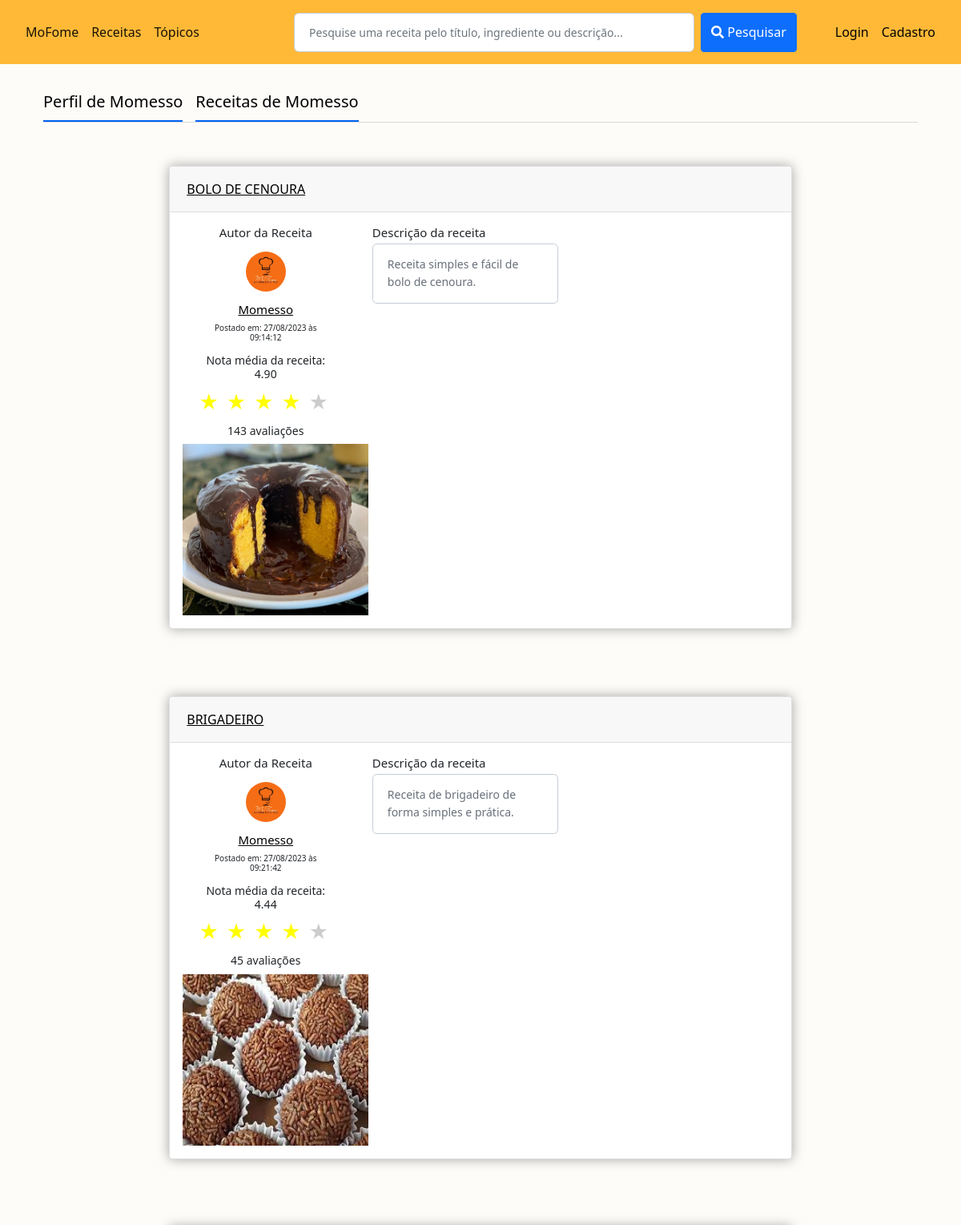
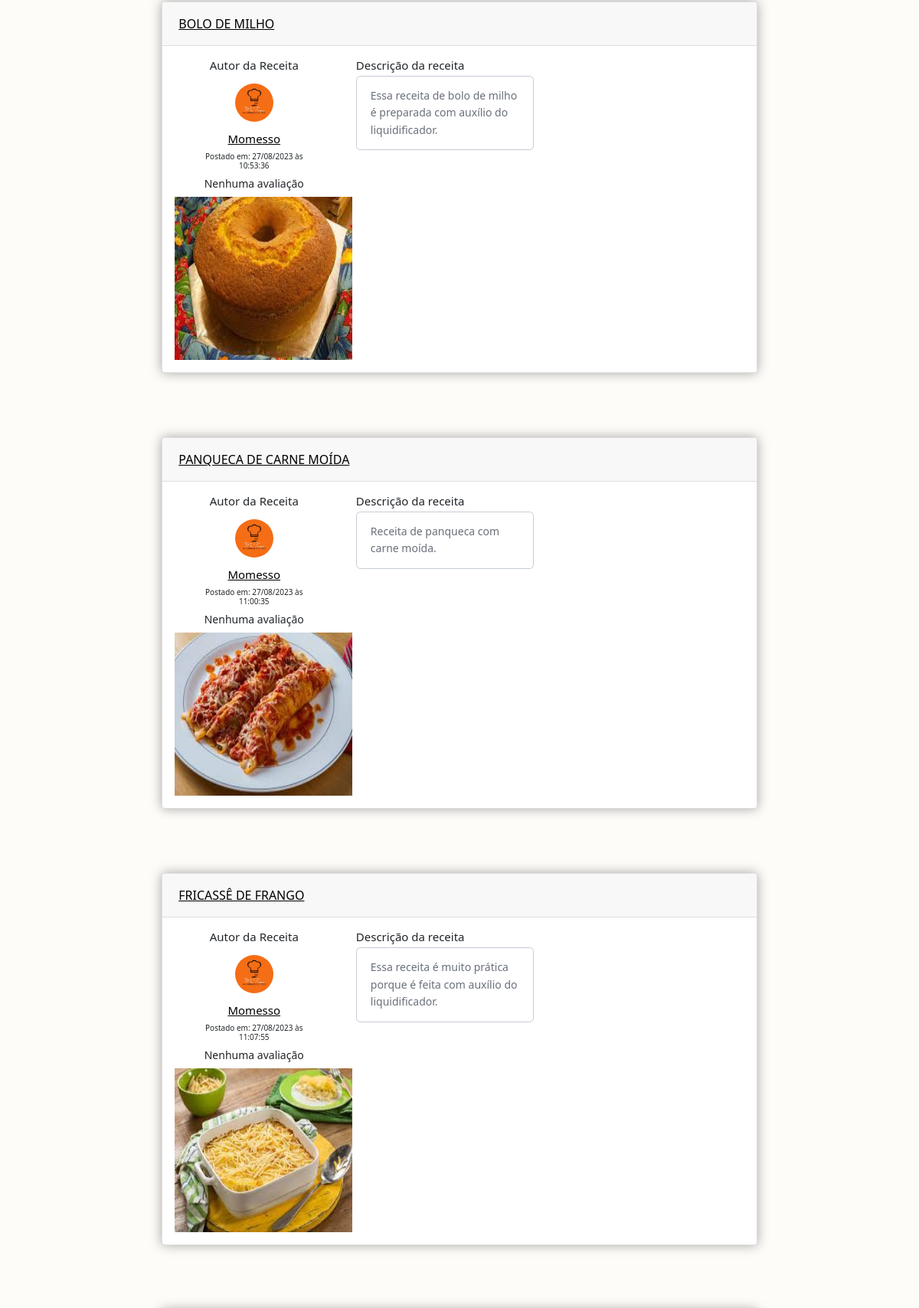
/perfil/Momesso/receitas (upper part), run on the app's committed database (2 pictures, top to bottom).
### usuarios/models.py (models this page shows, shortened)
class Profile(models.Model):
    user = models.OneToOneField(User, on_delete=models.CASCADE)
    image = models.ImageField(default='default.jpg', upload_to='profile_pics')
    modo_privacidade = models.IntegerField(default=0)
    receitas_avaliadas = models.ManyToManyField(modelsMoFome.Receita, related_name='avaliadores', blank=True)
    receitas_favoritas = models.ManyToManyField(modelsMoFome.Receita, related_name='favoritas', blank=True)

### MoFome/models.py (models this page shows, shortened)
class Receita(models.Model):
    title = models.CharField(max_length=80)
    ingredientes = models.TextField()
    descricao = models.TextField()
    modo_de_preparo = models.TextField()
    imagem = models.ImageField(default='MoFome.jpg', upload_to='receita_pics')
    data_do_post = models.DateTimeField(default=timezone.now)
    autor = models.ForeignKey(User, on_delete=models.CASCADE)
    avaliacao = models.IntegerField()
    quantidade_de_avaliacoes = models.IntegerField()
    horas = models.IntegerField()
    minutos = models.IntegerField()
    custo = models.IntegerField()
    dificuldade = models.IntegerField()
    pessoas = models.IntegerField()
    media = models.DecimalField(max_digits=4,
        decimal_places=2,
        null=True,
        blank=True,
    )
    def data_post_brasil(self):
        fuso_horario_brasil = pytz.timezone('America/Sao_Paulo')
        data_brasil= self.data_do_post.astimezone(fuso_horario_brasil)
        return data_brasil.strftime('%d/%m/%Y às %H:%M:%S')

### usuarios/views.py (the view)
# urls.py: path('perfil/<str:username>/receitas', usuarios_views.receitasDeOutroUsuario, name='receitas_outro_usuario'),
def receitasDeOutroUsuario(request, username):
    user = get_object_or_404(User, username=username)
    profile = get_object_or_404(Profile, user=user)
    receitas = MoFomeModels.Receita.objects.filter(autor=user)
    usuario = request.user
    if usuario == profile.user:
        return render(request, 'MoFome/perfil.html')
    elif profile.modo_privacidade == 1:
        return render(request, 'MoFome/perfil_bloqueado.html')
    else:
        return render(request, 'MoFome/receitas_outro_usuario.html', {'receitas': receitas, 'perfil_outro_usuario': profile})

### MoFome/templates/MoFome/receitas_outro_usuario.html (shortened to what this page needs)
{% extends 'MoFome/base.html' %}
{% block conteudo %}
    <div class="container-xl px-4 mt-4">
      <nav class="nav nav-borders  ">
        <a class="nav-link active ms-0"  style="color: black; font-size: 20px;" href="{% url 'perfil-outro' perfil_outro_usuario.user.username %}">Perfil de {{perfil_outro_usuario.user.username}}</a>
			<a class="nav-link active ms-0"	 style="color: black; font-size: 20px;" href="{% url 'receitas_outro_usuario' 	perfil_outro_usuario.user.username %}" >Receitas de {{perfil_outro_usuario.user.username}}</a>
	  </nav>
      <hr class="mt-0 mb-4">
      </div>
      <div class="row justify-content-center">
        {% for receita in receitas %}
    <div class="row justify-content-center receita-card">
      <div class="col-md-8">
        <div class="card mb-4">
          <div class="card-header" style="text-transform: uppercase;">
            <a href="{% url 'receitas-detail' pk=receita.id %}" style="color: black;">{{ receita.title }}</a>
          </div>
          <div class="card-body">
            <div class="row align-items-center">
              <div class="col-md-3   text-center align-self-start" style="margin-left: 20px;">
                <h2 style="font-size: 15px; margin-bottom: 15px;">Autor da Receita</h2>
                <img class="rounded-circle img-account-profile" src="{{ receita.autor.profile.image.url }}" alt="">
                <div style="margin-top: 10px;">
                  <a style="font-size: 15px; color: black;" href="{% url 'perfil-outro' username=receita.autor %}">{{ receita.autor }}</a>
              </div>
                <h2 style="font-size: 10px; margin-top: 5px;">Postado em: {{ receita.data_post_brasil }}</h2>
                    {% if receita.quantidade_de_avaliacoes != 0 %}
                  <h2 style="font-size: 14px; margin-top: 15px;">Nota média da receita: {{receita.media}}</h2>
                  <span class="star {% if receita.media >= 1 %}selected{% endif %}">&#9733;</span>
                  <span class="star {% if receita.media >= 2 %}selected{% endif %}">&#9733;</span>
                  <span class="star {% if receita.media >= 3 %}selected{% endif %}">&#9733;</span>
                  <span class="star {% if receita.media >= 4 %}selected{% endif %}">&#9733;</span>
                  <span class="star {% if receita.media >= 5 %}selected{% endif %}">&#9733;</span>
                {% endif %}
                {% if receita.quantidade_de_avaliacoes == 0 %}
                  <h2 style="font-size: 14px; margin-top: 10px;">Nenhuma avaliação</h2>
                {% endif %}
                {% if receita.quantidade_de_avaliacoes > 1%}
                  <h2 style="font-size: 14px; margin-top: 10px;">{{receita.quantidade_de_avaliacoes}} avaliações</h2>
                {% endif %}
              </div>
              <div class="col-md-4 align-self-start" style="margin-right: 30px; margin-left: 25px;">
                <h2 style="font-size: 15px; margin-bottom: 5px;">Descrição da receita</h2>
                <div class="form-control custom-description" style="line-height: 1.6;">
                  {{ receita.descricao }}
                </div>
              </div>
              <div class="col-md-4 text-center align-self-start">
                <img class="img-fluid" style="height: 213.5px;" src="{{ receita.imagem.url }}" alt="Foto da Receita">
              </div>
            </div>
          </div>
        </div>
      </div>
    </div>
{% endfor %}
      </div>
{% endblock %}

### MoFome/templates/MoFome/receitas_outro_usuario.html (style rules this page uses)
body { background-color: #f2f6fc; color: #69707a; }
.img-account-profile { height: 50px; width: 50px; }
.rounded-circle { border-radius: 100% !important; }
.card { box-shadow: 0 0 15px rgba(0, 0, 0, 0.35); }
.card .card-header { font-weight: 500; background-color: rgba(33, 40, 50, 0.03); border-bottom: 1px solid rgba(33, 40, 50, 0.125); padding: 1rem 1.35rem; border-radius: 0.35rem 0.35rem 0 0; }
.form-control, .dataTable-input { display: block; width: 100%; padding: 0.875rem 1.125rem; font-size: 0.875rem; font-weight: 400; line-height: 1; color: #69707a; background-color: #fff; background-clip: padding-box; border: 1px solid #c5ccd6; -webkit-appearance: none; -moz-appearance: none; appearance: none; border-radius: 0.35rem; transition: border-color 0.15s ease-in-out, box-shadow 0.65s ease-in-out; }
.nav-borders .nav-link.active { color: #0061f2; border-bottom-color: #0061f2; }
.nav-borders .nav-link { color: #69707a; border-bottom-width: 0.125rem; border-bottom-style: solid; border-bottom-color: transparent; padding-top: 0.5rem; padding-bottom: 0.5rem; padding-left: 0; padding-right: 0; margin-left: 1rem; margin-right: 1rem; }
.receita-card { margin-top: 20px; margin-bottom: 20px; padding: 10px; }
.star { font-size: 24px; color: #ccc; margin-right: 5px; }
.star.selected { color: yellow; }

### data on the page
Profile: user.username "Momesso"
Receita: title "BOLO DE CENOURA", autor.profile.image (picture), autor "Momesso", data_post_brasil "27/08/2023 às 09:14:12", media "4.90", quantidade_de_avaliacoes "143", descricao "Receita simples e fácil de bolo de cenoura.", imagem (picture)
Receita: title "BRIGADEIRO", autor.profile.image (picture), autor "Momesso", data_post_brasil "27/08/2023 às 09:21:42", media "4.44", quantidade_de_avaliacoes "45", descricao "Receita de brigadeiro de forma simples e prática.", imagem (picture)
Receita: title "BOLO DE MILHO", autor.profile.image (picture), autor "Momesso", data_post_brasil "27/08/2023 às 10:53:36", quantidade_de_avaliacoes "Nenhuma avaliação", descricao "Essa receita de bolo de milho é preparada com auxílio do liquidificador.", imagem (picture)
Receita: title "PANQUECA DE CARNE MOÍDA", autor.profile.image (picture), autor "Momesso", data_post_brasil "27/08/2023 às 11:00:35", quantidade_de_avaliacoes "Nenhuma avaliação", descricao "Receita de panqueca com carne moída.", imagem (picture)
Receita: title "FRICASSÊ DE FRANGO", autor.profile.image (picture), autor "Momesso", data_post_brasil "27/08/2023 às 11:07:55", quantidade_de_avaliacoes "Nenhuma avaliação", descricao "Essa receita é muito prática porque é feita com auxílio do liquidificador.", imagem (picture)
